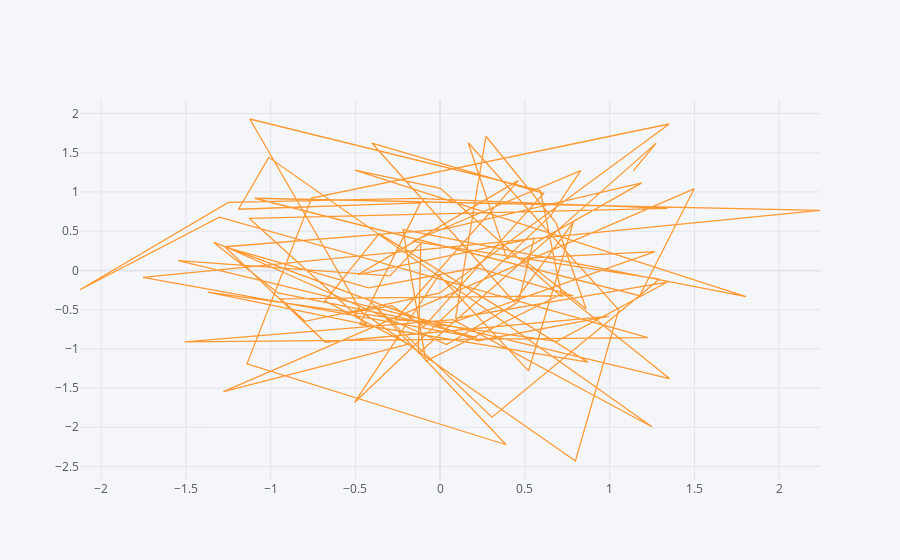

Notebook code for this chart:
### Markdown cell above
# different types of interactive plots using iplot

### Code cell
#scatter
df.iplot(kind='scatter',x='A',y='B')
